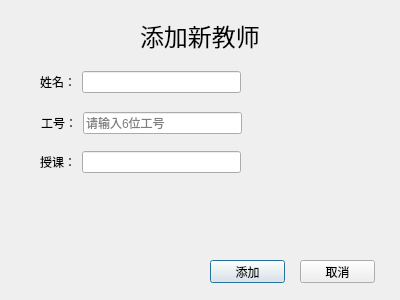
<?xml version="1.0" encoding="UTF-8"?>
<ui version="4.0">
 <class>addtea</class>
 <widget class="QDialog" name="addtea">
  <property name="geometry">
   <rect>
    <x>0</x>
    <y>0</y>
    <width>400</width>
    <height>300</height>
   </rect>
  </property>
  <property name="windowTitle">
   <string>学生选课和成绩管理系统</string>
  </property>
  <widget class="QLabel" name="label">
   <property name="geometry">
    <rect>
     <x>140</x>
     <y>20</y>
     <width>121</width>
     <height>31</height>
    </rect>
   </property>
   <property name="font">
    <font>
     <pointsize>18</pointsize>
    </font>
   </property>
   <property name="text">
    <string>添加新教师</string>
   </property>
  </widget>
  <widget class="QWidget" name="layoutWidget">
   <property name="geometry">
    <rect>
     <x>40</x>
     <y>70</y>
     <width>201</width>
     <height>24</height>
    </rect>
   </property>
   <layout class="QHBoxLayout" name="horizontalLayout">
    <item>
     <widget class="QLabel" name="label_2">
      <property name="text">
       <string>姓名：</string>
      </property>
     </widget>
    </item>
    <item>
     <widget class="QLineEdit" name="le_tea_name">
      <property name="clearButtonEnabled">
       <bool>true</bool>
      </property>
     </widget>
    </item>
   </layout>
  </widget>
  <widget class="QWidget" name="layoutWidget">
   <property name="geometry">
    <rect>
     <x>40</x>
     <y>150</y>
     <width>201</width>
     <height>24</height>
    </rect>
   </property>
   <layout class="QHBoxLayout" name="horizontalLayout_3">
    <item>
     <widget class="QLabel" name="label_4">
      <property name="text">
       <string>授课：</string>
      </property>
     </widget>
    </item>
    <item>
     <widget class="QLineEdit" name="le_tea_course">
      <property name="maxLength">
       <number>30000</number>
      </property>
      <property name="placeholderText">
       <string/>
      </property>
      <property name="clearButtonEnabled">
       <bool>true</bool>
      </property>
     </widget>
    </item>
   </layout>
  </widget>
  <widget class="QWidget" name="layoutWidget">
   <property name="geometry">
    <rect>
     <x>41</x>
     <y>111</y>
     <width>201</width>
     <height>24</height>
    </rect>
   </property>
   <layout class="QHBoxLayout" name="horizontalLayout_2">
    <item>
     <widget class="QLabel" name="label_3">
      <property name="text">
       <string>工号：</string>
      </property>
     </widget>
    </item>
    <item>
     <widget class="QLineEdit" name="le_tea_id">
      <property name="maxLength">
       <number>6</number>
      </property>
      <property name="placeholderText">
       <string>请输入6位工号</string>
      </property>
      <property name="clearButtonEnabled">
       <bool>true</bool>
      </property>
     </widget>
    </item>
   </layout>
  </widget>
  <widget class="QPushButton" name="btn_sys_addtea">
   <property name="geometry">
    <rect>
     <x>210</x>
     <y>260</y>
     <width>75</width>
     <height>23</height>
    </rect>
   </property>
   <property name="text">
    <string>添加</string>
   </property>
  </widget>
  <widget class="QPushButton" name="btn_sys_addteacancel">
   <property name="geometry">
    <rect>
     <x>300</x>
     <y>260</y>
     <width>75</width>
     <height>23</height>
    </rect>
   </property>
   <property name="text">
    <string>取消</string>
   </property>
  </widget>
 </widget>
 <resources/>
 <connections/>
</ui>
